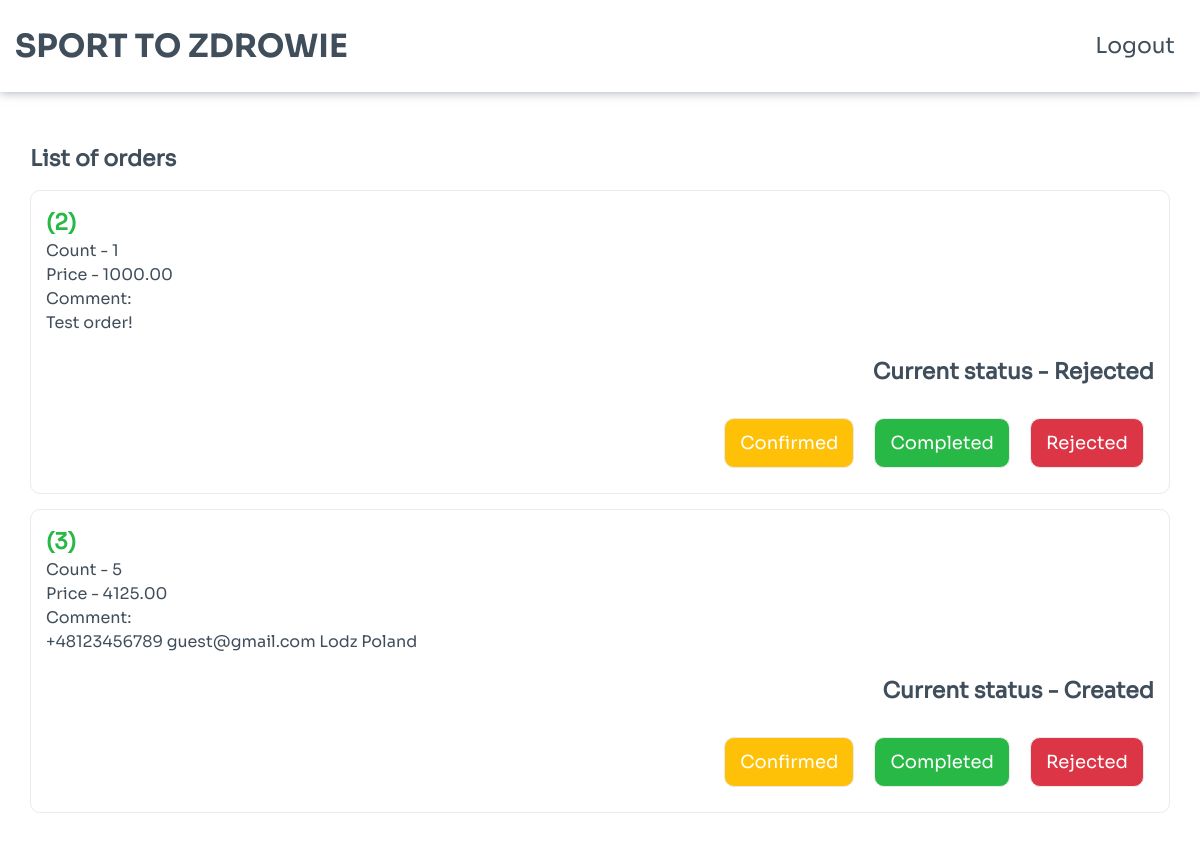
The app's page /admin/orders.php (signed in) with its own data.
### tables this page shows
CREATE TABLE `orders` (
  `id` bigint(20) UNSIGNED NOT NULL,
  `equipment_id` int(10) NOT NULL,
  `user_id` int(10) NOT NULL,
  `count` int(10) NOT NULL DEFAULT 0,
  `price` decimal(12,2) NOT NULL DEFAULT 0.00,
  `comment` text DEFAULT NULL,
  `status` tinyint(3) UNSIGNED NOT NULL DEFAULT 1
);

### admin/orders.php (the view, shortened to what this page needs)
<?php
	$dsn ="mysql:host=localhost;dbname=equipment_rental;charset=utf8";
	$pdo = new PDO($dsn, 'root', '', array(PDO::ATTR_DEFAULT_FETCH_MODE => PDO::FETCH_ASSOC, PDO::ATTR_EMULATE_PREPARES => false));
	$stmt = $pdo->query("SELECT * FROM `orders`");
	$orders = $stmt->fetchAll();
?>
<!DOCTYPE html>
<html lang="pl">
<head>
	<link rel="stylesheet" href="/assets/css/fonts.css">
	<link rel="stylesheet" href="/assets/css/variables.css">
	<link rel="stylesheet" href="/assets/css/main.css">
	<link rel="stylesheet" href="/assets/css/header.css">
	<link rel="stylesheet" href="/assets/css/orders.css">
</head>
<body>
	<div class="page-wrapper">
		<?php require_once('../layouts/header.php'); ?>
		<div class="page-content">
			<div class="container">
				<div class="orders">
					<div class="container">
						<div class="orders__inner">
							<div class="title">
								List of orders
							</div>
							<div class="order__list">
								<?php foreach($orders as $order) { ?>
									<div class="order">
										<a href="../equipment/show.php?id=<?= $order['equipment_id'] ?>" class="order__title">
											<span>(<?= $order['id'] ?>)</span>
										</a>
										<div class="order__info">
											<div class="order__row">
												Count - <?= $order['count'] ?>
											</div>
											<div class="order__row">
												Price - <?= $order['price'] ?>
											</div>
											<div class="order__row">
												Comment:<br>
												<?= $order['comment'] ?>
											</div>
										</div>
										<div class="order__current-status">Current status -
											<?php
												switch ($order['status']) {
													case 1:
														echo 'Created';
														break;
													case 4:
														echo 'Rejected';
														break;
												}
											?>
										</div>
										<div class="order__statuses">
											<div class="order__status order__status_warning" data-order="<?= $order['id'] ?>" data-status="2">
												Confirmed
											</div>
											<div class="order__status order__status_green" data-order="<?= $order['id'] ?>" data-status="3">
												Completed
											</div>
											<div class="order__status order__status_red" data-order="<?= $order['id'] ?>" data-status="4">
												Rejected
											</div>
										</div>
									</div>
								<?php } ?>
							</div>
						</div>
					</div>
				</div>
			</div>
		</div>
	</div>
</body>
</html>

### assets/css/variables.css (style rules this page uses)
:root { --color-dark-blue: #404E5C; --color-soft-pink: #F482C0; --color-gray: #7a7a7a; --color-success: #28B845; --color-danger: #DC3545; --color-warning: #FFC107; }

### assets/css/main.css (style rules this page uses)
*, *::before, *::after { box-sizing: border-box; margin: 0; padding: 0; outline: none; }
body { min-width: 1200px; overflow: auto; min-height: 100vh; font-family: "Sora-Regular"; }
html { font-size: 10px; line-height: 1; }
p, div, span { color: var(--color-dark-blue); }
a { text-decoration: none; color: var(--color-dark-blue); }
.page-wrapper { position: relative; min-height: 100vh; display: flex; flex-direction: column; padding-bottom: 50px; }
.page-content { flex-grow: 1; }
.container { width: 100%; max-width: 1200px; margin: 0 auto; padding: 0px 15px; }

### assets/css/orders.css (style rules this page uses)
.orders { margin-top: 50px; }
.title { font-size: 22px; font-weight: bold; line-height: 1.5; word-wrap: break-word; }
.order { margin: 15px 0px; padding: 15px; border: 1px solid #EAEAEA; border-radius: 10px; }
.order__title { display: block; font-size: 22px; font-weight: bold; line-height: 1.5; word-wrap: break-word; }
.order__title span { color: var(--color-success); }
.order__row { font-size: 16px; line-height: 1.5; word-wrap: break-word; }
.order__current-status { margin-top: 20px; text-align: right; font-size: 22px; font-weight: bold; line-height: 1.5; word-wrap: break-word; }
.order__statuses { display: flex; flex-wrap: wrap; align-items: center; justify-content: flex-end; margin-top: 20px; }
.order__status { max-width: calc(100% - 20px); margin: 10px; padding: 15px; border: 1px solid #EAEAEA; border-radius: 10px; font-size: 18px; cursor: pointer; color: #fff; }
.order__status_warning { background-color: var(--color-warning); }
.order__status_green { background-color: var(--color-success); }
.order__status_red { background-color: var(--color-danger); }

### records on screen
orders: id "2", count "1", price "1000.00", comment "Test order!", status "Rejected"
orders: id "3", count "5", price "4125.00", comment "+48123456789 guest@gmail.com Lodz Poland", status "Created"
